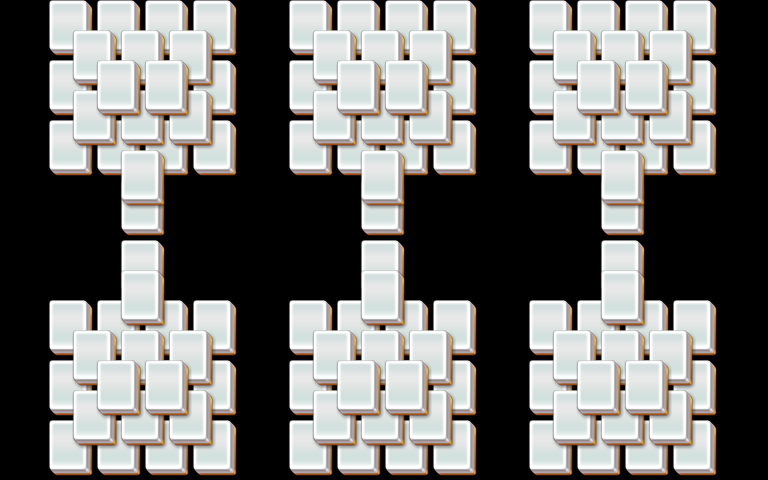

The image is a tile-based game level rendered from a .tmx file. Its description and source (layers, tilesets, objects; grid data summarised) follow:
An orthogonal 32x16 tile map with 24x30 px tiles, 3 tile layers (layer1, layer2, layer3).

<map version="1.0" orientation="orthogonal" width="32" height="16" tilewidth="24" tileheight="30">
 <properties>
  <property name="species" value="25" />
 </properties>
 <tileset firstgid="1" name="mahjong" tilewidth="48" tileheight="60">
  <image source="mahjong.png" />
 </tileset>
 <layer name="layer1" width="32" height="16">
  <data>[512 cells, 78 non-empty, 1 distinct tile ids]</data>
 </layer>
 <layer name="layer2" width="32" height="16">
  <data>[512 cells, 42 non-empty, 1 distinct tile ids]</data>
 </layer>
 <layer name="layer3" width="32" height="16">
  <data>[512 cells, 12 non-empty, 1 distinct tile ids]</data>
 </layer>
</map>
